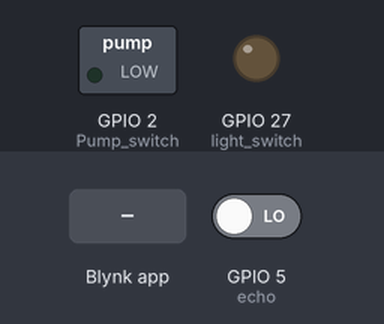
Simulated run of this sketch. Board: ESP32. Shown: switched loads named in the sketch (green lamp = pin HIGH), output pins drawn as LEDs (lit = HIGH). The inputs (shaded band) are chosen by the test bench; at power-on: GPIO 5 (echo) LOW. WiFi joins after 1.5 s; servers stay silent unless stated; pins used as bus, display or sensor lines are not drawn; what the sketch prints to the serial monitor is not drawn.

Above: at 3.0 s.
3.1 s: Blynk app writes 1 to V4
At 3.7 s:
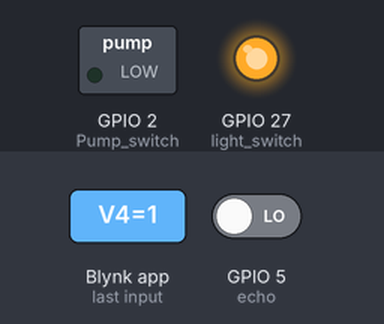
4.6 s: Blynk app writes 0 to V4
At 5.6 s:
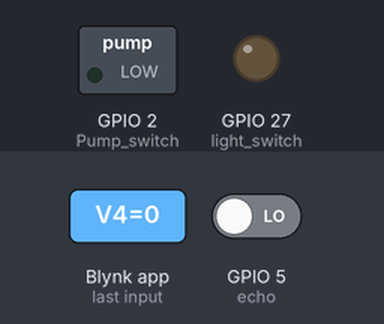
Timing chart, 0 to 7.6 s (numbered marks = the images above; inputs shaded):
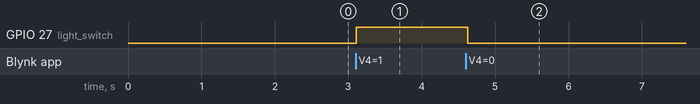

The sketch:

home_automation_project.ino
```cpp
//import neccesary libraries
#include <SoftwareSerial.h>

#define BLYNK_PRINT Serial

#include <WiFi.h>
#include <WiFiClient.h>
//#include <ESP8266WiFi.h>
//#include <BlynkSimpleEsp8266.h>
#include <BlynkSimpleEsp32.h>

int Pump_switch=2;
int light_switch=27;
int trig=4;
int echo=5;
int water_lev;
boolean IsFull;
String Mode="";

WidgetLED pump_led(V7);

BlynkTimer timer;
// You should get Auth Token in the Blynk App.
// Go to the Project Settings (nut icon).
char auth[] = "put your auth here";


// Your WiFi credentials.
// Set password to "" for open networks.
char ssid[] = "your wifi name";
char pass[] = "your wifi password";

BLYNK_CONNECTED() {
  // Request Blynk server to re-send latest values for all pins
  Blynk.syncAll();
}

void myTimerEvent()
{
 // You can send any value at any time.
  // Please don't send more that 10 values per second.
  Blynk.virtualWrite(V5, millis() / 1000);
}

void Auto_contol(){  // functions to control pump if automatic mode is selected

  if(Mode=="auto"){

    if(IsFull==true){

    digitalWrite(Pump_switch,HIGH);
    //Serial.println("pump off");
    pump_led.off();
    //Serial.println("pump off");
    }
  else if(IsFull==false){

    digitalWrite(Pump_switch,LOW);
    pump_led.on();
    //Serial.println("pump on");
    }
  }
  else if(Mode=="manual"){

    Blynk.syncVirtual(V1);
    }
  }


int calculat_water_level(){              //function to calculate the level of the water

  digitalWrite(trig,LOW);  // the trigger pin is set to low in other to get rid of the noise

  delay(10);

  digitalWrite(trig,HIGH);

  delay(10);

  digitalWrite(trig,LOW);

 int distance=pulseIn(echo,HIGH,15000)/50;    //calculates and distance

  return constrain(distance,1,300);            // constrains the distance value between 1 and 300


  }


void Level_Display(){

      water_lev=calculat_water_level();

      //Serial.println(water_lev);  //uncoment to get the value of the distance on the serial monitor

      int water_lev_mapped=map(water_lev,16,2,0,101); //maps the higher value(meaning no water in the tank)reading of the ultrasonic range sensor to 0
                                            //and maps the lower value(meaning tank is full) to the higher value
      //Serial.println("this is the mapped level: ");
      Serial.println(water_lev_mapped);
      if (water_lev>5){

        Blynk.virtualWrite(V2, water_lev_mapped);  // pushes the vlevel of water to the level indicator on the app
        IsFull=false;

        }
      else if(water_lev<5){

        if(Mode=="manual"){
        // the Blynk.virtualWrite(V2, water_lev) is not added here so that the level indicator value on blynk does not keep increasing
        IsFull=true;
        Blynk.notify("water is full");  // pushes a notification when the tank is full
        }
        else{
          //empty default statement so that the app does not send notification when full with pump control set to automatic that
          }
        }


  }


void setup()
{
  // Debug console
  Serial.begin(9600);
timer.setInterval(1000L, myTimerEvent);

  //Blynk.begin(auth, ssid, pass);

  pinMode(Pump_switch, OUTPUT);
  pinMode(light_switch,OUTPUT);
  pinMode(trig,OUTPUT);
  pinMode(echo,INPUT);

  //digitalWrite(Pump_switch,LOW);
  // You can also specify server:
  Blynk.begin(auth, ssid, pass, "blynk-cloud.com", 80); //connects to blynk app

  Blynk.notify("there is power!");
  //Blynk.begin(auth, ssid, pass, IPAddress(192,168,1,100), 8080);


// on start up, this starts up the pump if the water level is low.


}


void loop()
{
  Blynk.run(); //starts the blynk server
  timer.run();
  Level_Display();
  Auto_contol();

}


BLYNK_WRITE(V1) // Button Widget writes to Virtual Pin V1(pump virtual pin)

{
  int pinValue1 = param.asInt();
    if(pinValue1 == 0) {     // if Button sends 1(when button is pressed)

      if(Mode=="manual"){
      digitalWrite(Pump_switch, HIGH);             // switches on the pump
      pump_led.off();
    }
    else{

     //empty default statement so that the pump button on the app does not have control over the pump with pump control set to automatic mode

      }
    }
   else if(pinValue1==1)

    {
      if(Mode=="manual"){
      digitalWrite(Pump_switch, LOW);             // switches off the pump
      pump_led.on();

    }

     else {


    }
    }


}


BLYNK_WRITE(V6) // segmented switch Widget writes to Virtual Pin V6(Auto/manual pump control)
{
  int pinValue2 = param.asInt();

  if(pinValue2 == 1) {     // if Button sends 1(when button is pressed)
    Mode="auto";

  }
  else

  {
    //Serial.println("manual");
    Mode="manual";
  }
}

BLYNK_WRITE(V4) // segmented switch Widget writes to Virtual Pin V6(Auto/manual pump control)
{
  int pinValue2 = param.asInt();

  if(pinValue2 == 1) {     // if Button sends 1(when button is pressed)
    digitalWrite(light_switch,HIGH);

  }
  else

  {
    digitalWrite(light_switch,LOW);
  }
}
```

Measured:
- after the input at 3.1 s, GPIO 27 (light_switch): LOW → HIGH at once
- after the input at 4.6 s, GPIO 27 (light_switch): HIGH → LOW at once
